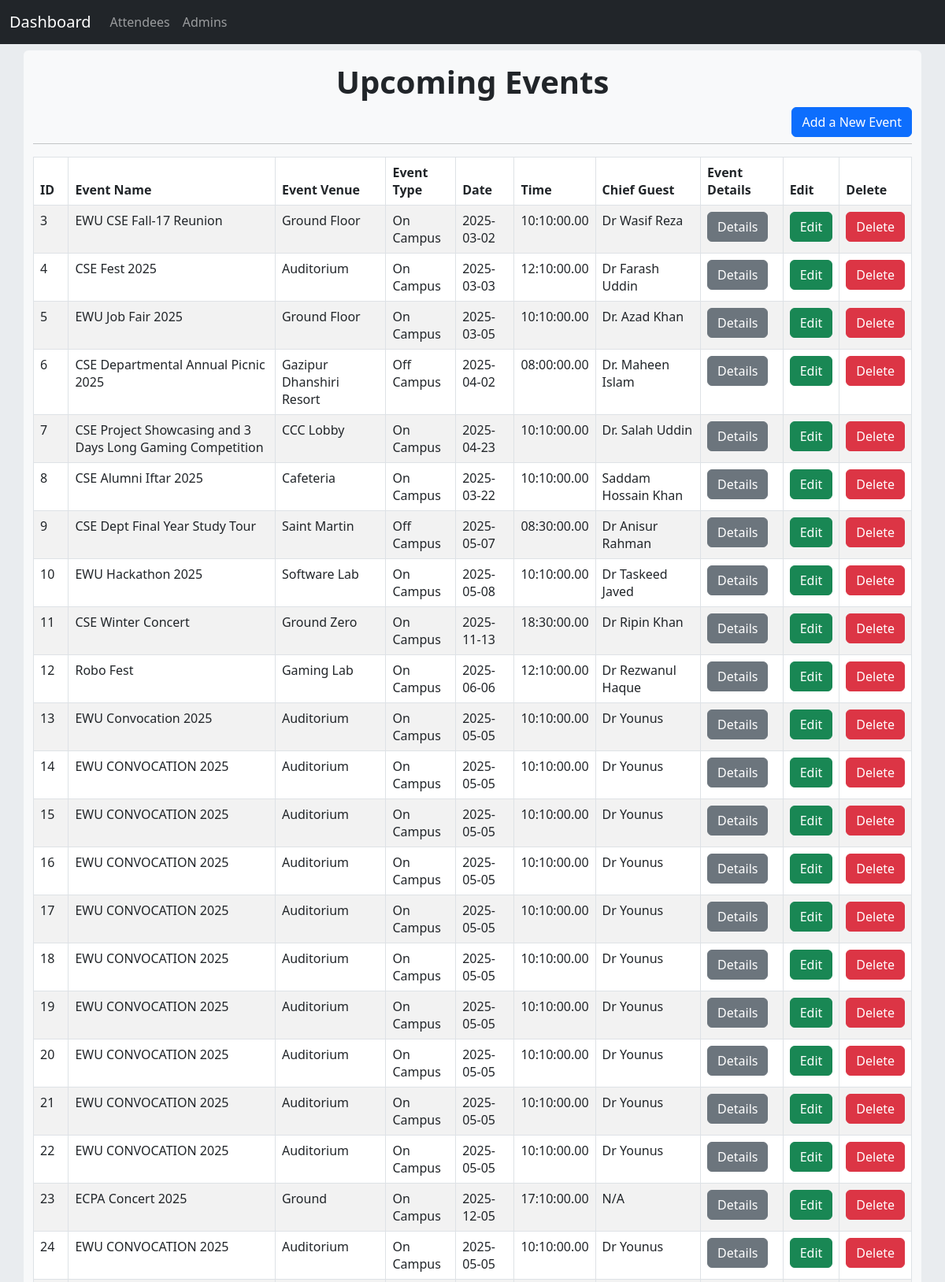
Page /dashboard.php (upper part) on the committed database.
### tables this page shows
CREATE TABLE `events_information` (
  `id` int(10) NOT NULL,
  `event_name` varchar(100) NOT NULL,
  `event_venue` varchar(100) NOT NULL,
  `event_type` varchar(100) NOT NULL,
  `date` date NOT NULL,
  `time` time(2) NOT NULL,
  `chief_guest` varchar(100) NOT NULL,
  `created_at` datetime(6) NOT NULL DEFAULT current_timestamp(6),
  `updated_at` datetime(6) NOT NULL DEFAULT current_timestamp(6)
);

### dashboard.php (the view, shortened to what this page needs)
<html lang  = "en">
    <head>
        <link href="https://cdnjs.cloudflare.com/ajax/libs/twitter-bootstrap/5.3.0/css/bootstrap.min.css" rel="stylesheet">
        <link href="https://cdn.datatables.net/v/bs5/jq-3.7.0/dt-2.2.1/datatables.min.css" rel="stylesheet">
    </head>
    <body class = bg-body-secondary>
        <nav class="navbar navbar-expand-sm navbar-dark bg-dark">
            <div class="container-fluid">
                <a class="navbar-brand" href="javascript:void(0)"> Dashboard </a>
                <div class="collapse navbar-collapse" id="mynavbar">
                    <ul class="navbar-nav me-auto">
                        <li class="nav-item">
                            <a class="nav-link" href="attendees.php"> Attendees </a>
                        </li>
                        <li class="nav-item">
                            <a class="nav-link" href="admin_panel.php"> Admins </a>
                        </li>
                    </ul>
                </div>
            </div>
        </nav>
        <div class= "container">
            <div class = "row justify-content-center">
                <div class = "col-lg-12 bg-light rounded my-2 py-2">
                    <div style="padding-bottom: 30px">
                        <h1 class = "text fw-bold text-center text-dark pt-2"> Upcoming Events </h1>
                        <a href="add.php"> <button class="btn btn-primary" style= "float: right"> Add a New Event </button> </a>
                    </div>
                    <hr>
                    <table class = "table table-bordered table-striped table-hover">
                        <thead>
                        <tr>
                            <th> ID </th>
                            <th> Event Name </th>
                            <th> Event Venue </th>
                            <th> Event Type </th>
                            <th> Date </th>
                            <th> Time </th>
                            <th> Chief Guest </th>
                            <th> Event Details </th>
                            <th> Edit </th>
                            <th> Delete </th>
                        </tr>
                        </thead>
                        <tbody>
                        <?php
                        $mysqli = connection();
                        $sql = "SELECT * FROM events_information";
                        $stmt = $mysqli->prepare($sql);
                        $stmt->execute();
                        $result = $stmt->get_result();
                        while($row = $result->fetch_assoc()) {
                            ?>
                            <tr>
                                <td> <?php echo $row["id"] ?> </td>
                                <td> <?php echo $row["event_name"] ?> </td>
                                <td> <?php echo $row["event_venue"] ?> </td>
                                <td> <?php echo $row["event_type"] ?> </td>
                                <td> <?php echo $row["date"] ?> </td>
                                <td> <?php echo $row["time"] ?> </td>
                                <td> <?php echo $row["chief_guest"] ?> </td>
                                <td> <a href="#?details= <?=$row["id"];?>" class="btn btn-secondary"> Details </a> </td>
                                <td> <a href="edit.php?id= <?=$row["id"];?> " class="btn btn-success"> Edit </a> </td>
                                <td> <a href="delete.php?delete= <?=$row["id"];?>" class="btn btn-danger" onclick="return confirm('Do you want to delete this record');"> Delete </a> </td>
                            </tr>
                        <?php } ?>
                        </tbody>
                    </table>
                </div>
            </div>
    </body>
</html>

### rows in the picture
events_information: id "3", event_name "EWU CSE Fall-17 Reunion", event_venue "Ground Floor", event_type "On Campus", date "2025-03-02", time "10:10:00.00", chief_guest "Dr Wasif Reza"
events_information: id "4", event_name "CSE Fest 2025", event_venue "Auditorium", event_type "On Campus", date "2025-03-03", time "12:10:00.00", chief_guest "Dr Farash Uddin"
events_information: id "5", event_name "EWU Job Fair 2025", event_venue "Ground Floor", event_type "On Campus", date "2025-03-05", time "10:10:00.00", chief_guest "Dr. Azad Khan"
events_information: id "6", event_name "CSE Departmental Annual Picnic 2025", event_venue "Gazipur Dhanshiri Resort", event_type "Off Campus", date "2025-04-02", time "08:00:00.00", chief_guest "Dr. Maheen Islam"
events_information: id "7", event_name "CSE Project Showcasing and 3 Days Long Gaming Competition", event_venue "CCC Lobby", event_type "On Campus", date "2025-04-23", time "10:10:00.00", chief_guest "Dr. Salah Uddin"
events_information: id "8", event_name "CSE Alumni Iftar 2025", event_venue "Cafeteria", event_type "On Campus", date "2025-03-22", time "10:10:00.00", chief_guest "Saddam Hossain Khan"
events_information: id "9", event_name "CSE Dept Final Year Study Tour", event_venue "Saint Martin", event_type "Off Campus", date "2025-05-07", time "08:30:00.00", chief_guest "Dr Anisur Rahman"
events_information: id "10", event_name "EWU Hackathon 2025", event_venue "Software Lab", event_type "On Campus", date "2025-05-08", time "10:10:00.00", chief_guest "Dr Taskeed Javed"
events_information: id "11", event_name "CSE Winter Concert", event_venue "Ground Zero", event_type "On Campus", date "2025-11-13", time "18:30:00.00", chief_guest "Dr Ripin Khan"
events_information: id "12", event_name "Robo Fest", event_venue "Gaming Lab", event_type "On Campus", date "2025-06-06", time "12:10:00.00", chief_guest "Dr Rezwanul Haque"
events_information: id "13", event_name "EWU Convocation 2025", event_venue "Auditorium", event_type "On Campus", date "2025-05-05", time "10:10:00.00", chief_guest "Dr Younus"
events_information: id "14", event_name "EWU CONVOCATION 2025", event_venue "Auditorium", event_type "On Campus", date "2025-05-05", time "10:10:00.00", chief_guest "Dr Younus"
events_information: id "15", event_name "EWU CONVOCATION 2025", event_venue "Auditorium", event_type "On Campus", date "2025-05-05", time "10:10:00.00", chief_guest "Dr Younus"
events_information: id "16", event_name "EWU CONVOCATION 2025", event_venue "Auditorium", event_type "On Campus", date "2025-05-05", time "10:10:00.00", chief_guest "Dr Younus"
events_information: id "17", event_name "EWU CONVOCATION 2025", event_venue "Auditorium", event_type "On Campus", date "2025-05-05", time "10:10:00.00", chief_guest "Dr Younus"
events_information: id "18", event_name "EWU CONVOCATION 2025", event_venue "Auditorium", event_type "On Campus", date "2025-05-05", time "10:10:00.00", chief_guest "Dr Younus"
events_information: id "19", event_name "EWU CONVOCATION 2025", event_venue "Auditorium", event_type "On Campus", date "2025-05-05", time "10:10:00.00", chief_guest "Dr Younus"
events_information: id "20", event_name "EWU CONVOCATION 2025", event_venue "Auditorium", event_type "On Campus", date "2025-05-05", time "10:10:00.00", chief_guest "Dr Younus"
events_information: id "21", event_name "EWU CONVOCATION 2025", event_venue "Auditorium", event_type "On Campus", date "2025-05-05", time "10:10:00.00", chief_guest "Dr Younus"
events_information: id "22", event_name "EWU CONVOCATION 2025", event_venue "Auditorium", event_type "On Campus", date "2025-05-05", time "10:10:00.00", chief_guest "Dr Younus"
events_information: id "23", event_name "ECPA Concert 2025", event_venue "Ground", event_type "On Campus", date "2025-12-05", time "17:10:00.00", chief_guest "N/A"
events_information: id "24", event_name "EWU CONVOCATION 2025", event_venue "Auditorium", event_type "On Campus", date "2025-05-05", time "10:10:00.00", chief_guest "Dr Younus"
